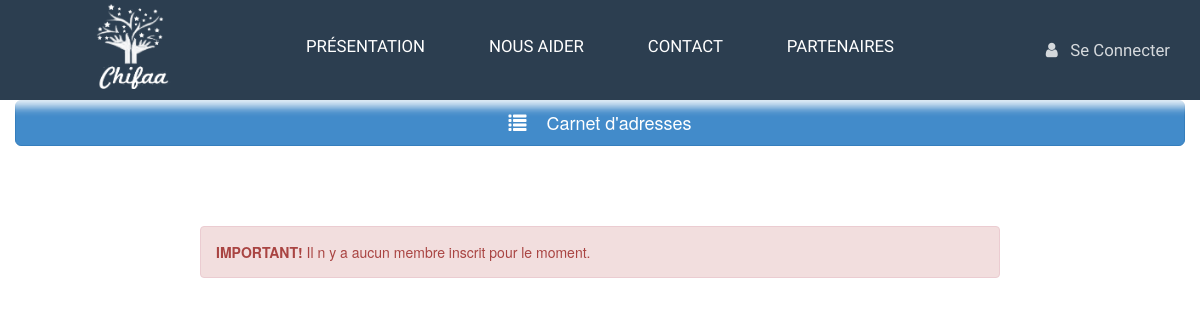
Page /final_pj/carnet_adresse.php on the earlier database version.
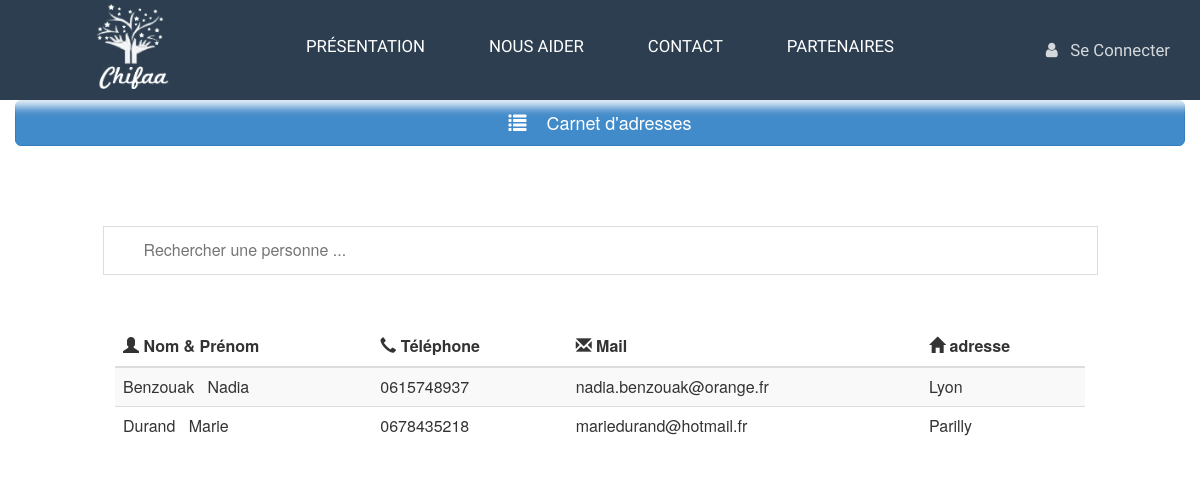
Same page on the later database version.
### tables this page shows
CREATE TABLE `personnes` (
  `Identifiant` varchar(50) NOT NULL,
  `Nom` varchar(255) DEFAULT NULL,
  `Prenom` varchar(255) DEFAULT NULL,
  `Telephone` varchar(255) DEFAULT NULL,
  `Mail` varchar(255) NOT NULL,
  `passwrd` varchar(20) NOT NULL,
  `Adresse` varchar(255) DEFAULT NULL,
  `Partage` int(255) DEFAULT NULL,
  `benevole` int(11) NOT NULL DEFAULT '0',
  `xp_benevole` text,
  `Role` int(2) DEFAULT '0',
  `valide` int(1) NOT NULL DEFAULT '0'
);

### final_pj/carnet_adresse.php (the view, shortened to what this page needs)
<html>
 <head>
		<link href="templates/css/bootstrap.min.css" rel="stylesheet" type="text/css" media="all" />
                <link href="templates/fonts" rel="stylesheet"  media="all" />
 </head>
<body>
   <div class="navigation">
            <?php include 'templates/includes/$navigation.php' ?>
   </div>
    <div class="row">
        <div class="col-lg-12">
           <div class="container">
              <div class="row">
               <a href="carnet_adresse.php" class="btn btn-block btn-lg btn-primary"><span class="glyphicon glyphicon-list"></span>&nbsp;&nbsp;&nbsp; Carnet d'adresses</a>
               </div>
           </div>
       </div>
   </div>
          <?php
              include 'connect_db.php' ;
                try
              {
                 $base = new PDO('mysql:host='.$servername.';dbname='.$dbname.';charset=utf8', $username, $password);
            }
               catch (Exception $e)
                {
                 die('Erreur : ' . $e->getMessage());
                }
            $sql =$base->query( 'SELECT Nom, Prenom, Telephone, Mail, Adresse FROM personnes WHERE Partage="1" ORDER BY Nom ASC ');
            $nb_personnes = $sql->rowCount();
           if ($nb_personnes == 0) {
            echo '<div class="row col-md-8 col-md-offset-2 alert alert-danger">
                     <strong>IMPORTANT!</strong> Il n y a aucun membre inscrit pour le moment.
                </div>';
             }
         else { ?>
        <div class="row ">
           <div class ="col-md-10 col-md-offset-1 ">
            <input type="text" id="myInput" onkeyup="search()" placeholder="Rechercher une personne ...">
           </div>
        </div>
         <div class="row col-md-10 col-md-offset-1 custyle">
                <table class="table table-striped custab" id ="myTable">
                <thead>
                    <tr>
                        <th><span class="glyphicon glyphicon-user"></span>&nbsp;Nom & Prénom</th>
                        <th><span class="glyphicon glyphicon-earphone"></span>&nbsp;Téléphone</th>
                        <th><span class="glyphicon glyphicon-envelope"></span>&nbsp;Mail</th>
                        <th><span class="glyphicon glyphicon-home"></span>&nbsp;adresse</th>
                    </tr>
                 </thead>
            <?php
                        while ($data = $sql->fetch())
                 {
                echo '<tr>';
                echo '<td>';
                echo htmlentities(trim($data['Nom'])).'&nbsp;&nbsp;&nbsp'.htmlentities(trim($data['Prenom']));
                echo '</td><td>';
                echo htmlentities(trim($data['Telephone']));
                echo '</td><td>';
                echo htmlentities(trim($data['Mail']));
                echo '</td><td>';
                echo htmlentities(trim($data['Adresse']));
                echo '</td>';
                echo '</tr>';
         }
         }  ?>
        </table>
    </div>
</body>
</html>

### final_pj/templates/includes/$navigation.php (shortened to what this page needs)
<div class="navigation clearfix">
	<div class="logo">
	    <a href="index.php"><img src="images/logo.png" alt="Chifaa"></a>
	</div>
	<div class="menu">
		<div class="dropdown">
			<a href="index.php">PRÉSENTATION</a>
		</div>
		<div class="dropdown">
			<a href="#">NOUS AIDER</a>
		</div>
		<span><a href="contact.php">CONTACT</a></span>
		<span><a href="partenaire.php">PARTENAIRES</a></span>
	</div>
	<div class="login">
    <?php
      if (isset($_SESSION["ident"])){
        echo "<a href='deconnexion.php'>Se déconnecter &nbsp;<i class='fa fa-times'></i></a>";
      }else{
        echo "<a href='connexion.php'><i class='fa fa-user'></i> &nbsp; Se Connecter</a>";
      }
    ?>
	</div>
</div>

### final_pj/templates/css/custom.css (style rules this page uses)
html,body { font-family: 'Open Sans', sans-serif; background:rgb(250,250,250); margin: 0; }
body a { transition:0.5s all; -webkit-transition:0.5s all; -moz-transition:0.5s all; -o-transition:0.5s all; -ms-transition:0.5s all; }
.navigation { text-align:center; position:fixed; left:0; right:0; top:0; height:100px; z-index:500; background-color: #2c3e50; box-shadow: 0px 5px 10px rgba(255,255,255,0.7); margin-left:auto; margin-right:auto; }
.navigation img { width: 85px; height: 85px; opacity: 1; }
.navigation .dropdown { position: relative; display: inline-block; top:8%; }
.menu a { color:#fff; font-family: 'Dosis', sans-serif; font-size:1.2em; text-decoration:none; padding :90px 30px 10px; position:relative; text-transform: uppercase; }
.login { float: right; margin-top: -20px; margin-right: 30px; }
.login a { color:rgba(255,255,255,.8); font-family: 'Dosis', sans-serif; font-size: 1.2em; text-decoration:none; position:relative; }
.logo { float: left; display: inline; margin-left: 90px; margin-top: 4px; }
.menu { margin: auto; margin-top: 35px; width: 700px; }
.container:after { content: "\0020"; color: #0000CD ; display: block; height: 0; clear: both; visibility: hidden; }
.clearfix:before, .clearfix:after, .row:before, .row:after { content: '\0020'; display: block; overflow: hidden; visibility: hidden; width: 0; height: 0; }

### final_pj/carnet_adresse.php (style rules this page uses)
#myInput { background-image: url('/css/searchicon.png'); background-position: 10px 12px; background-repeat: no-repeat; width: 100%; font-size: 16px; padding: 12px 20px 12px 40px; border: 1px solid #ddd; margin-bottom: 12px; }

Differences in the rows shown:
added personnes: Nom "Benzouak", Prenom "Nadia", Telephone "0615748937", Mail "nadia.benzouak@orange.fr", Adresse "Lyon"
added personnes: Nom "Durand", Prenom "Marie", Telephone "0678435218", Mail "mariedurand@hotmail.fr", Adresse "Parilly"
Other differences:
text no longer shown: "IMPORTANT! Il n y a aucun membre inscrit pour le moment."
text now shown: "Nom & Prénom Téléphone Mail adresse"
